Frame 1 (no input): blank canvas, image omitted
Frame 60 (no input): blank canvas, image omitted
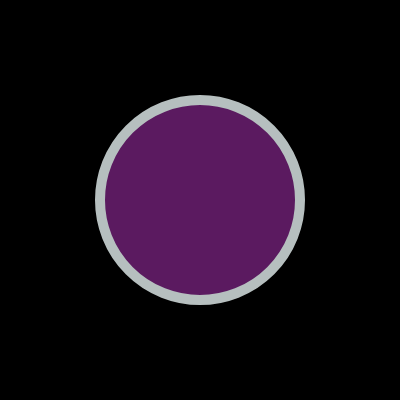
Frame 120 (the mouse pressed at the canvas centre since frame 60)

The p5.js sketch whose frames 1 and 60 were blank and that drew this single picture after the mouse press (run headless with seeded random() and noise() and a simulated clock; from frame 60 on, the mouse is pressed at the canvas centre):

// p5.js sketch
// ── sketch.js
let r,
    g,
    b = 0;
function setup() {
    createCanvas(400, 400);
    strokeWeight(10);
}

function draw() {
    background(0);
    stroke(r, b, b);
    fill(r, g, b, 128);
    ellipse(width / 2, height / 2, mouseX, mouseY);
}

function mousePressed() {
    r = random(255);
    g = random(255);
    b = random(255);
}
